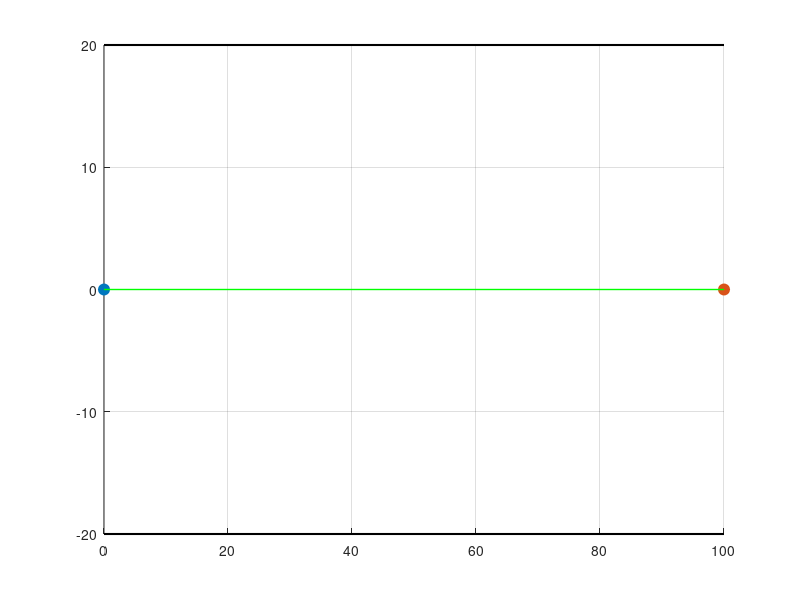

Source code (MATLAB): (Note: this script raises an error after producing the figure.)
% MATLAB Script for Image Method Visualization using a recursive approach.
%% ---- Setup and Parameters ----
clear; clc; close all;

% Define communication scenario parameters
w = 20;         % Half-width of the street (m)
d = 100;        % Distance between TX and RX (m)
k = 3;          % Maximum number of reflections to trace

% Define coordinates
tx_pos = [0, 0];
rx_pos = [d, 0];


%% ---- Create the Plot ----
figure('Name', 'Recursive Image Method', 'NumberTitle', 'off', 'Position', [100, 100, 1000, 800]);
hold on;
grid on;
ax = gca;

% Plot environment
plot(ax, [0, d], [w, w], 'k-', 'LineWidth', 1.5, 'DisplayName', 'Building Wall');
plot(ax, [0, d], [-w, -w], 'k-', 'LineWidth', 1.5, 'HandleVisibility','off');
plot(ax, tx_pos(1), tx_pos(2), 'o', 'MarkerSize', 8, 'MarkerFaceColor', '#0077BE', 'MarkerEdgeColor', '#0077BE', 'DisplayName', 'Transmitter (TX)');
plot(ax, rx_pos(1), rx_pos(2), 'o', 'MarkerSize', 8, 'MarkerFaceColor', '#D95319', 'MarkerEdgeColor', '#D95319', 'DisplayName', 'Receiver (RX)');
plot(ax, [tx_pos(1), rx_pos(1)], [tx_pos(2), rx_pos(2)], 'g-', 'LineWidth', 1, 'DisplayName', 'LOS Path');


%% ---- Start Recursive Ray Tracing ----
trace_recursive(ax, tx_pos, rx_pos, w, 1, k);


%% ---- Final Plot Formatting ----
hold off;
axis equal;
ylim(ax, [-w*2, w*2]);
xlim(ax, [-d/10, d + d/10]);
xlabel(ax, 'Distance Along Street (m)');
ylabel(ax, 'Distance Across Street (m)');
title(ax, sprintf('V2V Ray Tracing (d=%.0fm, k=%d reflections)', d, k));
legend(ax, 'show', 'Location', 'best');
set(ax, 'Color', [0.98 0.98 0.98]);


%% ---- Functions ----
function trace_recursive(ax, tx_pos, rx_pos, w, n, k)
    % Base case for the recursion: stop when n exceeds the max reflections
    if n > k
        return;
    end
    % Generate distinct colors for each reflection order
    colors = lines(k);
    
    % ---- Trace and plot paths for the current reflection order 'n' ----
    for path_type = 1:2 % Two path families: starting top or starting bottom
        
        % Generate the sequence of n image sources for the current path
        images = cell(n, 1);
        current_pos = tx_pos;
        for i = 1:n
            % Determine if the current reflection is off the top or bottom wall
            is_top_reflection = (path_type == 1 && mod(i, 2) == 1) || (path_type == 2 && mod(i, 2) == 0);
            if is_top_reflection
                current_pos = [current_pos(1), 2*w - current_pos(2)];
            else
                current_pos = [current_pos(1), -2*w - current_pos(2)];
            end
            images{i} = current_pos;
        end
        
        % Determine all reflection points by working backwards from the receiver
        path_points = zeros(n + 2, 2);
        path_points(1, :) = tx_pos;
        path_points(end, :) = rx_pos;
        next_point_in_path = rx_pos;
        is_path_valid = true;
        
        for i = n:-1:1
            image_source = images{i};
            is_top_reflection = (path_type == 1 && mod(i, 2) == 1) || (path_type == 2 && mod(i, 2) == 0);
            
            if is_top_reflection
                refl_point = intersect_line_y(image_source, next_point_in_path, w);
            else
                refl_point = intersect_line_y(image_source, next_point_in_path, -w);
            end
            
            % Validate that the reflection occurs physically between TX and RX
            if refl_point(1) <= tx_pos(1) || refl_point(1) >= rx_pos(1)
                is_path_valid = false;
                break;
            end
            
            path_points(i + 1, :) = refl_point;
            next_point_in_path = refl_point;
        end
        
        % Plot the full path if it's valid
        if is_path_valid
            % Check if a legend entry for this reflection order already exists
            h_plots = findobj(ax, 'Type', 'line');
            legend_str = sprintf('%d-Reflection', n);
            if ~any(strcmpi(get(h_plots, 'DisplayName'), legend_str))
                plot(ax, path_points(:,1), path_points(:,2), '-', 'Color', colors(n,:), 'LineWidth', 1, 'DisplayName', legend_str);
            else
                plot(ax, path_points(:,1), path_points(:,2), '-', 'Color', colors(n,:), 'LineWidth', 1, 'HandleVisibility','off');
            end
        end
    end
    
    % ---- Recursive call for the next order of reflections ----
    trace_recursive(ax, tx_pos, rx_pos, w, n + 1, k);
end

function p_intersect = intersect_line_y(p1, p2, y_line)
    % Finds the intersection of the line defined by points p1 and p2
    % with the horizontal line y = y_line.
    if p1(1) == p2(1) % Handle vertical line case
        x_intersect = p1(1);
    else
        m = (p2(2) - p1(2)) / (p2(1) - p1(1));
        x_intersect = p1(1) + (y_line - p1(2)) / m;
    end
    p_intersect = [x_intersect, y_line];
end
